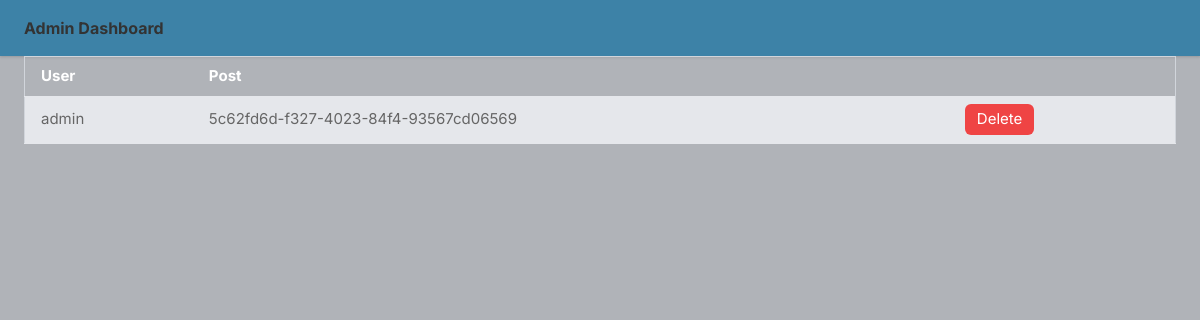
/all_likedPosts (signed in), run on an earlier commit of the app's database.
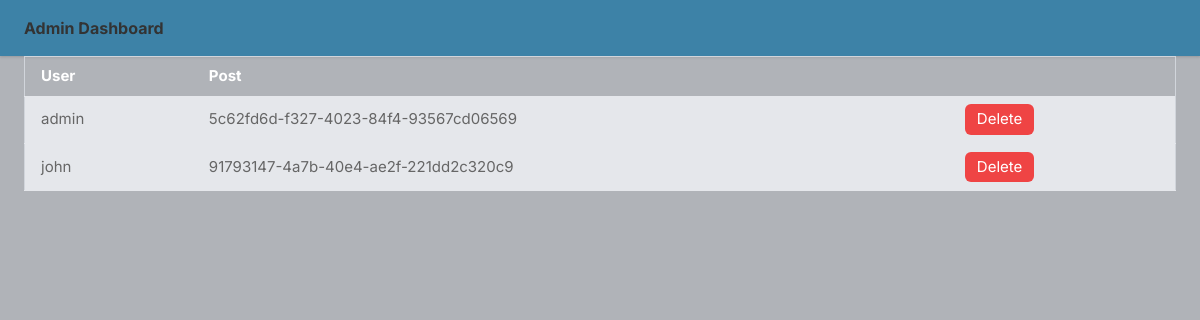
And on a later commit of the database.
### core/models.py (models this page shows, shortened)
class LikePost(models.Model):
    post_id = models.CharField(max_length=500)
    username = models.CharField(max_length=100)

### core/views.py (the view)
# urls.py: path('all_likedPosts', views.all_likedPosts, name='all_likedPosts'),
def all_likedPosts(request):
    if request.user.is_staff:
        if request.method == "POST":
            username = request.user.username
            post_id = request.POST.get('delete_like')
            post = Post.objects.get(id=post_id)
            if LikePost.objects.filter(post_id=post_id, username=username).first():
                print("aa")
                like_filter = LikePost.objects.filter(post_id=post_id, username=username).first()
                like_filter.delete()
                post.no_of_likes = post.no_of_likes - 1
                post.save()
            return redirect('all_likedPosts')
        else:
            like_posts = LikePost.objects.all()
            return render(request, 'all_likedPosts.html', {'like_posts': like_posts})
    else:
        return redirect('signup')

### templates/all_likedPosts.html (shortened to what this page needs)
{% load static %}
<!DOCTYPE html>
<html lang="en">
<head>
    <link rel="stylesheet" href="{% static 'assets/css/uikit.css' %}">
    <link rel="stylesheet" href="{% static 'assets/css/tailwind.css' %}">
    <link rel="stylesheet" href="{% static 'assets/css/style.css' %}">
    <link rel="stylesheet" href="{% static 'assets/css/tailwind.css' %}">
</head>
<body>
    <div class="bg-blue-500 py-4 shadow dark:bg-gray-800" style="background-color: #3D82A7;">
        <div class="max-w-6xl mx-auto">
            <div class="flex items-center lg:justify-between justify-around">
                <b><h1 class="text-left" style="font-size: 1rem;">Admin Dashboard</h1></b>
            </div>
        </div>
    </div>
<div class="max-w-6xl mx-auto">
    <table class="w-full border border-gray-300">
        <thead>
            <tr class="bg-blue-500 text-white">
                <th class="py-2 px-4 border-b" style="text-align: left;">User</th>
                <th class="py-2 px-4 border-b" style="text-align: left;">Post</th>
            </tr>
        </thead>
        <tbody>
        {% for like_post in like_posts %}
            <tr class="bg-gray-200 hover:bg-gray-100">
                <td class="py-2 px-4 border-b">{{ like_post.username }}</td>
                <td class="py-2 px-4 border-b">{{ like_post.post_id }}</td>
                <td class="py-2 px-4 border-b">
                <form action="" method="POST" style="display: inline-block;">
                    <button type="submit" class="bg-red-500 text-white px-3 py-1 rounded-md" onclick="return confirm('Are you sure you want to delete this like?')">Delete</button>
                </form>
                </td>
            </tr>
        {% endfor %}
        </tbody>
    </table>
</div>
</body>
</html>

What changed in the data, as far as the page shows it:
added LikePost: username "john", post_id "91793147-4a7b-40e4-ae2f-221dd2c320c9"
